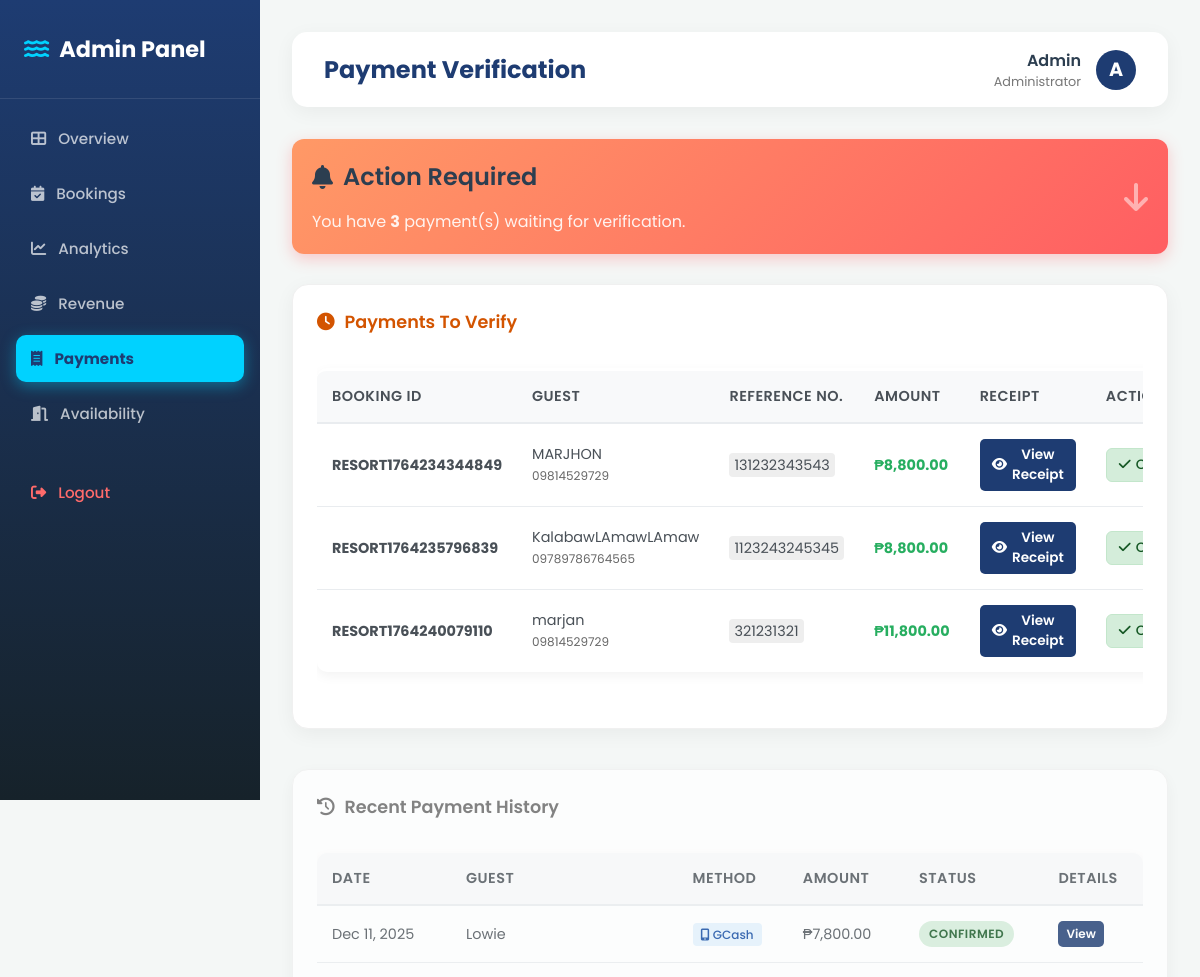
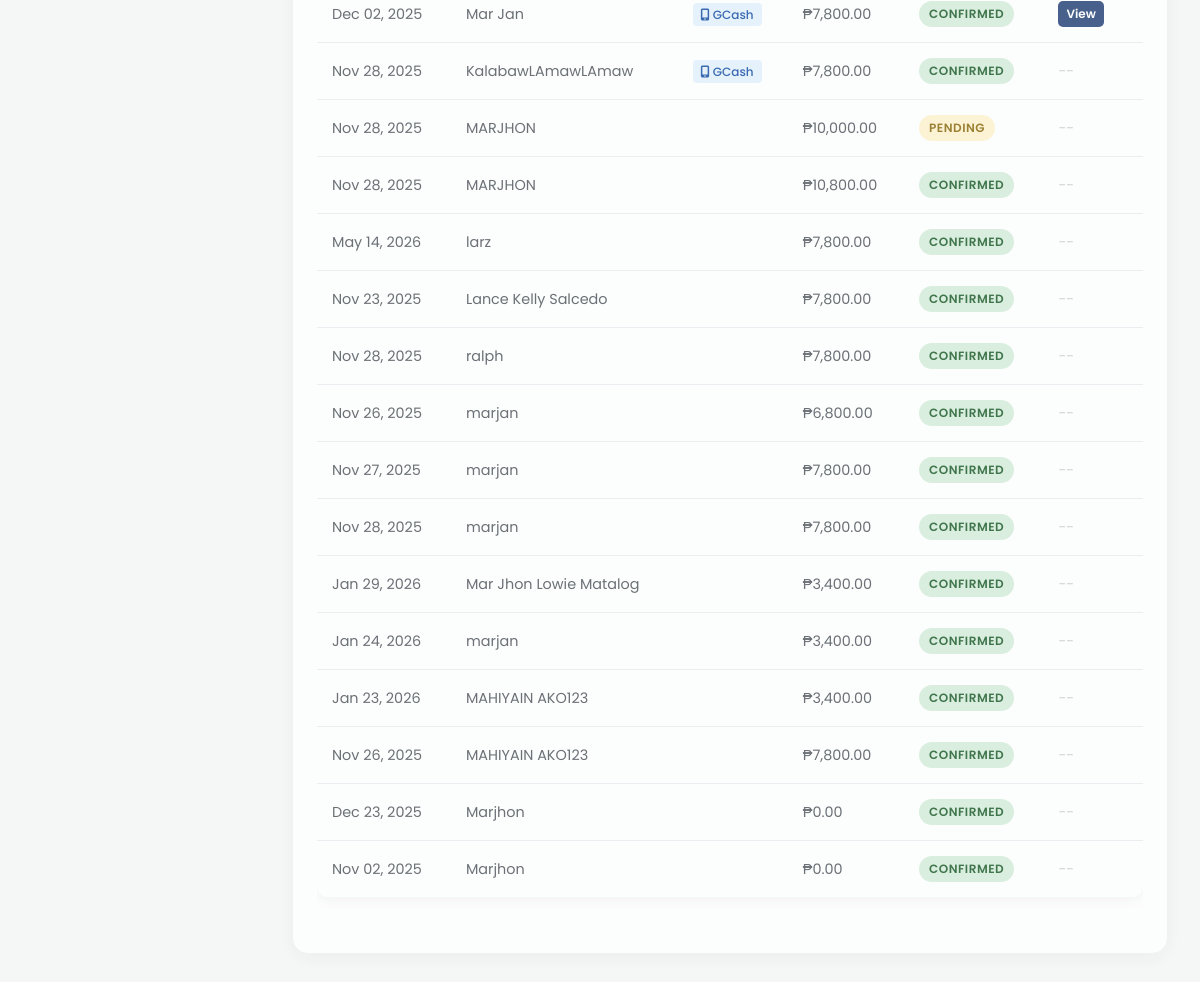
Page /admin/payments.php (signed in) on the committed database (2 pictures, top to bottom).
### tables this page shows
CREATE TABLE `bookings` (
  `id` int(11) NOT NULL,
  `booking_id` varchar(50) NOT NULL,
  `name` varchar(100) NOT NULL,
  `email` varchar(100) NOT NULL,
  `phone` varchar(20) NOT NULL,
  `room` varchar(100) NOT NULL,
  `date` date NOT NULL,
  `checkout_date` date DEFAULT NULL,
  `guests` int(11) NOT NULL,
  `children` int(11) DEFAULT NULL,
  `nights` int(11) DEFAULT NULL,
  `total_price` decimal(10,2) DEFAULT NULL,
  `status` enum('pending','confirmed','cancelled') DEFAULT 'pending',
  `payment_method` enum('pay-now','face-to-face') DEFAULT NULL,
  `gcash_name` varchar(100) DEFAULT NULL,
  `gcash_number` varchar(20) DEFAULT NULL,
  `payment_reference` varchar(100) DEFAULT NULL,
  `payment_date` date DEFAULT NULL,
  `timestamp` timestamp NOT NULL DEFAULT current_timestamp(),
  `deleted` tinyint(1) DEFAULT 0,
  `photo_filename` varchar(255) DEFAULT NULL,
  `receipt_filename` varchar(255) DEFAULT NULL
);

### admin/payments.php (the view, shortened to what this page needs)
<?php
include '../config.php';
try {
    $pendingStmt = $db->prepare("SELECT * FROM bookings WHERE payment_method = 'pay-now' AND status = 'pending' AND deleted = 0 ORDER BY timestamp ASC");
    $pendingStmt->execute();
    $pendingPayments = $pendingStmt->fetchAll(PDO::FETCH_ASSOC);
    $historyStmt = $db->prepare("SELECT * FROM bookings WHERE (status = 'confirmed' OR payment_method = 'face-to-face') AND deleted = 0 ORDER BY timestamp DESC LIMIT 20");
    $historyStmt->execute();
    $paymentHistory = $historyStmt->fetchAll(PDO::FETCH_ASSOC);
    $pendingCount = count($pendingPayments);
} catch (PDOException $e) {
    $pendingPayments = [];
    $paymentHistory = [];
    $pendingCount = 0;
    error_log("Payments data error: " . $e->getMessage());
}
?>
<!DOCTYPE html>
<html lang="en">
<head>
    <link rel="stylesheet" href="https://cdnjs.cloudflare.com/ajax/libs/font-awesome/6.4.0/css/all.min.css">
    <link rel="stylesheet" href="admin_style.css">
</head>
<body>
    <aside class="sidebar">
        <div class="brand"><i class="fas fa-water"></i> Admin Panel</div>
        <ul class="menu-list">
            <li class="menu-item"><a href="dashboard.php" class="menu-link"><i class="fas fa-th-large"></i> Overview</a></li>
            <li class="menu-item"><a href="bookings.php" class="menu-link"><i class="fas fa-calendar-check"></i> Bookings</a></li>
            <li class="menu-item"><a href="analytics.php" class="menu-link"><i class="fas fa-chart-line"></i> Analytics</a></li>
            <li class="menu-item"><a href="revenue.php" class="menu-link"><i class="fas fa-coins"></i> Revenue</a></li>
            <li class="menu-item"><a href="payments.php" class="menu-link active"><i class="fas fa-receipt"></i> Payments</a></li>
            <li class="menu-item"><a href="availability.php" class="menu-link"><i class="fas fa-door-open"></i> Availability</a></li>
            <li class="menu-item" style="margin-top: 2rem;"><a href="logout.php" class="menu-link" style="color: #ff6b6b;"><i class="fas fa-sign-out-alt"></i> Logout</a></li>
        </ul>
    </aside>
    <main class="main-content">
        <div class="top-header">
            <h2>Payment Verification</h2>
            <div class="user-profile">
                <div style="text-align: right;">
                    <div style="font-weight: 600;">Admin</div>
                    <div style="font-size: 0.8rem; color: #777;">Administrator</div>
                </div>
                <div class="admin-avatar">A</div>
            </div>
        </div>
        <?php if ($pendingCount > 0): ?>
        <div class="pending-alert">
            <div>
                <h3 style="margin:0; font-size: 1.5rem;"><i class="fas fa-bell"></i> Action Required</h3>
                <p style="margin:5px 0 0 0; opacity: 0.9;">You have <strong><?php echo $pendingCount; ?></strong> payment(s) waiting for verification.</p>
            </div>
            <i class="fas fa-arrow-down" style="font-size: 2rem; opacity: 0.5;"></i>
        </div>
        <?php endif; ?>
        <div class="table-container">
            <h3 style="color: #d35400; margin-bottom: 15px; display: flex; align-items: center; gap: 10px;">
                <i class="fas fa-clock"></i> Payments To Verify
            </h3>
            <?php if (count($pendingPayments) > 0): ?>
                <div style="overflow-x: auto;">
                    <table class="payment-table" style="border-top: 3px solid #d35400;">
                        <thead>
                            <tr>
                                <th>Booking ID</th>
                                <th>Guest</th>
                                <th>Reference No.</th>
                                <th>Amount</th>
                                <th>Receipt</th>
                                <th>Action</th>
                            </tr>
                        </thead>
                        <tbody>
                            <?php foreach($pendingPayments as $row): ?>
                            <tr>
                                <td><strong><?php echo $row['booking_id']; ?></strong></td>
                                <td>
                                    <?php echo htmlspecialchars($row['name']); ?><br>
                                    <small style="color:#666;"><?php echo htmlspecialchars($row['phone']); ?></small>
                                </td>
                                <td>
                                    <?php if($row['payment_reference']): ?>
                                        <code style="background:#eee; padding:2px 5px; border-radius:4px;"><?php echo htmlspecialchars($row['payment_reference']); ?></code>
                                    <?php else: ?>
                                        <span style="color:#999;">--</span>
                                    <?php endif; ?>
                                </td>
                                <td style="font-weight:bold; color:#27ae60;">₱<?php echo number_format($row['total_price'], 2); ?></td>
                                <td>
                                    <?php if (!empty($row['receipt_filename'])): ?>
                                        <button class="view-proof-btn" onclick="viewReceipt('<?php echo htmlspecialchars($row['receipt_filename']); ?>', '<?php echo htmlspecialchars($row['booking_id']); ?>', '<?php echo htmlspecialchars($row['name']); ?>')">
                                            <i class="fas fa-eye"></i> View Receipt
                                        </button>
                                    <?php else: ?>
                                        <span style="color:#dc3545; font-size:0.85rem;"><i class="fas fa-times-circle"></i> No Receipt</span>
                                    <?php endif; ?>
                                </td>
                                <td>
                                    <div class="action-btn-group">
                                        <form method="POST" action="process_booking.php" onsubmit="return confirm('Are you sure you want to CONFIRM this payment?');">
                                            <button type="submit" class="btn-verify btn-approve" title="Confirm Payment">
                                                <i class="fas fa-check"></i> Confirm
                                            </button>
                                        </form>
                                    </div>
                                </td>
                            </tr>
                            <?php endforeach; ?>
                        </tbody>
                    </table>
                </div>
            <?php endif; ?>
        </div>
        <div class="table-container" style="margin-top: 40px; opacity: 0.8;">
            <h3 style="color: #666; margin-bottom: 15px; display: flex; align-items: center; gap: 10px;">
                <i class="fas fa-history"></i> Recent Payment History
            </h3>
            <div style="overflow-x: auto;">
                <table class="payment-table">
                    <thead>
                        <tr>
                            <th>Date</th>
                            <th>Guest</th>
                            <th>Method</th>
                            <th>Amount</th>
                            <th>Status</th>
                            <th>Details</th>
                        </tr>
                    </thead>
                    <tbody>
                        <?php if (count($paymentHistory) > 0): ?>
                            <?php foreach($paymentHistory as $row): ?>
                            <tr>
                                <td><?php echo date('M d, Y', strtotime($row['date'])); ?></td>
                                <td><?php echo htmlspecialchars($row['name']); ?></td>
                                <td>
                                    <?php if($row['payment_method'] == 'pay-now'): ?>
                                        <span class="payment-method-badge pm-gcash"><i class="fas fa-mobile-alt"></i> GCash</span>
                                    <?php endif; ?>
                                </td>
                                <td>₱<?php echo number_format($row['total_price'], 2); ?></td>
                                <td>
                                    <span class="status-badge status-<?php echo strtolower($row['status']); ?>">
                                        <?php echo ucfirst($row['status']); ?>
                                    </span>
                                </td>
                                <td>
                                    <?php if (!empty($row['receipt_filename'])): ?>
                                        <button class="view-proof-btn" style="padding: 4px 8px; font-size: 0.75rem;" onclick="viewReceipt('<?php echo htmlspecialchars($row['receipt_filename']); ?>', '<?php echo htmlspecialchars($row['booking_id']); ?>', '<?php echo htmlspecialchars($row['name']); ?>')">
                                            View
                                        </button>
                                    <?php else: ?>
                                        <span style="color:#ccc;">--</span>
                                    <?php endif; ?>
                                </td>
                            </tr>
                            <?php endforeach; ?>
                        <?php else: ?>
                            <tr><td colspan="6" style="text-align:center;">No history yet.</td></tr>
                        <?php endif; ?>
                    </tbody>
                </table>
            </div>
        </div>
    </main>
</body>
</html>

### admin/admin_style.css (style rules this page uses)
:root { --primary: #1e3c72; --secondary: #2a5298; --accent: #00d2ff; --success: #2ecc71; --warning: #f39c12; --danger: #e74c3c; --dark: #2c3e50; --light: #f4f7f6; --sidebar-width: 260px; }
* { margin: 0; padding: 0; box-sizing: border-box; font-family: 'Poppins', sans-serif; }
body { background-color: var(--light); display: flex; min-height: 100vh; color: var(--dark); }
.sidebar { width: var(--sidebar-width); background: linear-gradient(180deg, var(--primary) 0%, #16222A 100%); color: white; position: fixed; height: 100vh; padding-top: 2rem; z-index: 100; transition: all 0.3s ease; overflow-y: auto; }
.brand { padding: 0 1.5rem 2rem; font-size: 1.4rem; font-weight: 700; display: flex; align-items: center; gap: 10px; border-bottom: 1px solid rgba(255,255,255,0.1); margin-bottom: 1rem; }
.brand i { color: var(--accent); }
.menu-list { list-style: none; padding: 0 1rem; }
.menu-item { margin-bottom: 0.5rem; }
.menu-link { display: flex; align-items: center; gap: 12px; padding: 12px 15px; color: rgba(255,255,255,0.7); text-decoration: none; border-radius: 10px; transition: all 0.3s ease; font-weight: 500; font-size: 0.95rem; }
.menu-link.active { background: var(--accent); color: var(--primary); font-weight: 700; box-shadow: 0 4px 15px rgba(0, 210, 255, 0.4); }
.main-content { margin-left: var(--sidebar-width); flex: 1; padding: 2rem; transition: all 0.3s ease; width: calc(100% - var(--sidebar-width)); }
.top-header { display: flex; justify-content: space-between; align-items: center; margin-bottom: 2rem; background: white; padding: 1rem 2rem; border-radius: 15px; box-shadow: 0 5px 20px rgba(0,0,0,0.05); }
.top-header h2 { font-size: 1.5rem; color: var(--primary); margin: 0; }
.user-profile { display: flex; align-items: center; gap: 15px; }
.admin-avatar { width: 40px; height: 40px; background: var(--primary); color: white; border-radius: 50%; display: flex; align-items: center; justify-content: center; font-weight: bold; font-size: 1.2rem; }
.section-title, h3 { font-size: 1.1rem; color: var(--dark); margin-bottom: 1.5rem; font-weight: 600; display: flex; align-items: center; gap: 10px; padding-bottom: 10px; }
.table-container { background: white; border-radius: 16px; padding: 1.5rem; box-shadow: 0 5px 20px rgba(0,0,0,0.05); overflow-x: auto; border: 1px solid #f0f0f0; }
table { width: 100%; border-collapse: separate; border-spacing: 0; margin-top: 0.5rem; }
th { padding: 18px 15px; text-align: left; font-size: 0.8rem; font-weight: 700; color: #8898aa; background-color: #f6f9fc; text-transform: uppercase; letter-spacing: 0.5px; border-bottom: 1px solid #e9ecef; }
td { padding: 18px 15px; text-align: left; border-bottom: 1px solid #eee; font-size: 0.9rem; vertical-align: middle; color: #525f7f; }
tbody tr { transition: all 0.2s ease; }
tbody tr:last-child td { border-bottom: none; }
.status-badge { padding: 6px 14px; border-radius: 30px; font-size: 0.75rem; font-weight: 700; text-transform: uppercase; letter-spacing: 0.5px; display: inline-block; }
.status-pending { background: #fef7e6; color: #f39c12; }
.status-confirmed { background: #e3f9e9; color: #2ecc71; }

### rows in the picture
bookings: booking "RESORT1764234344849", name "MARJHON", phone "09814529729", payment_reference "131232343543", total_price "8,800.00"
bookings: booking "RESORT1764235796839", name "KalabawLAmawLAmaw", phone "09789786764565", payment_reference "1123243245345", total_price "8,800.00"
bookings: booking "RESORT1764240079110", name "marjan", phone "09814529729", payment_reference "321231321", total_price "11,800.00"
bookings: date "Dec 11, 2025", name "Lowie", payment_method "pay-now" (drawn), total_price "7,800.00", status "CONFIRMED"
bookings: date "Dec 02, 2025", name "Mar Jan", payment_method "pay-now" (drawn), total_price "7,800.00", status "CONFIRMED"
bookings: date "Nov 28, 2025", name "KalabawLAmawLAmaw", payment_method "pay-now" (drawn), total_price "7,800.00", status "CONFIRMED"
bookings: date "Nov 28, 2025", name "MARJHON", total_price "10,000.00", status "PENDING"
bookings: date "Nov 28, 2025", name "MARJHON", total_price "10,800.00", status "CONFIRMED"
bookings: date "May 14, 2026", name "larz", total_price "7,800.00", status "CONFIRMED"
bookings: date "Nov 23, 2025", name "Lance Kelly Salcedo", total_price "7,800.00", status "CONFIRMED"
bookings: date "Nov 28, 2025", name "ralph", total_price "7,800.00", status "CONFIRMED"
bookings: date "Nov 26, 2025", name "marjan", total_price "6,800.00", status "CONFIRMED"
bookings: date "Nov 27, 2025", name "marjan", total_price "7,800.00", status "CONFIRMED"
bookings: date "Nov 28, 2025", name "marjan", total_price "7,800.00", status "CONFIRMED"
bookings: date "Jan 29, 2026", name "Mar Jhon Lowie Matalog", total_price "3,400.00", status "CONFIRMED"
bookings: date "Jan 24, 2026", name "marjan", total_price "3,400.00", status "CONFIRMED"
bookings: date "Jan 23, 2026", name "MAHIYAIN AKO123", total_price "3,400.00", status "CONFIRMED"
bookings: date "Nov 26, 2025", name "MAHIYAIN AKO123", total_price "7,800.00", status "CONFIRMED"
bookings: date "Dec 23, 2025", name "Marjhon", total_price "0.00", status "CONFIRMED"
bookings: date "Nov 02, 2025", name "Marjhon", total_price "0.00", status "CONFIRMED"

### other values in the picture
$pendingCount "3"
